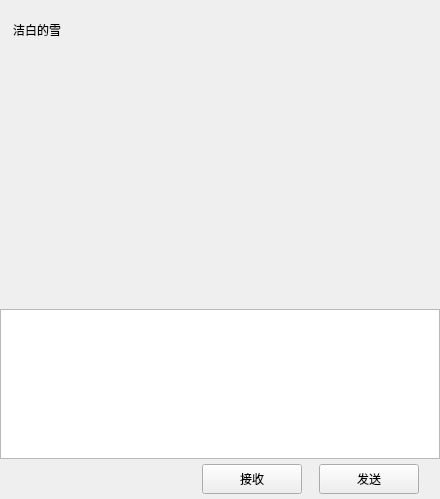
<?xml version="1.0" encoding="UTF-8"?>
<ui version="4.0">
 <class>ChatPage</class>
 <widget class="QWidget" name="ChatPage">
  <property name="geometry">
   <rect>
    <x>0</x>
    <y>0</y>
    <width>440</width>
    <height>499</height>
   </rect>
  </property>
  <property name="windowTitle">
   <string>Form</string>
  </property>
  <layout class="QVBoxLayout" name="verticalLayout">
   <property name="spacing">
    <number>0</number>
   </property>
   <property name="leftMargin">
    <number>0</number>
   </property>
   <property name="topMargin">
    <number>0</number>
   </property>
   <property name="rightMargin">
    <number>0</number>
   </property>
   <property name="bottomMargin">
    <number>0</number>
   </property>
   <item>
    <widget class="QWidget" name="chat_data_wid" native="true">
     <layout class="QVBoxLayout" name="verticalLayout_4">
      <property name="spacing">
       <number>0</number>
      </property>
      <property name="leftMargin">
       <number>0</number>
      </property>
      <property name="topMargin">
       <number>0</number>
      </property>
      <property name="rightMargin">
       <number>0</number>
      </property>
      <property name="bottomMargin">
       <number>0</number>
      </property>
      <item>
       <widget class="QWidget" name="title_wid" native="true">
        <property name="minimumSize">
         <size>
          <width>0</width>
          <height>60</height>
         </size>
        </property>
        <property name="maximumSize">
         <size>
          <width>16777215</width>
          <height>60</height>
         </size>
        </property>
        <layout class="QVBoxLayout" name="verticalLayout_5">
         <property name="spacing">
          <number>7</number>
         </property>
         <property name="leftMargin">
          <number>11</number>
         </property>
         <property name="topMargin">
          <number>2</number>
         </property>
         <property name="rightMargin">
          <number>2</number>
         </property>
         <property name="bottomMargin">
          <number>2</number>
         </property>
         <item>
          <widget class="QWidget" name="widget_2" native="true">
           <layout class="QHBoxLayout" name="horizontalLayout_3">
            <property name="spacing">
             <number>7</number>
            </property>
            <property name="leftMargin">
             <number>2</number>
            </property>
            <property name="topMargin">
             <number>2</number>
            </property>
            <property name="rightMargin">
             <number>2</number>
            </property>
            <property name="bottomMargin">
             <number>2</number>
            </property>
            <item>
             <widget class="QLabel" name="title_lb">
              <property name="text">
               <string>洁白的雪</string>
              </property>
             </widget>
            </item>
           </layout>
          </widget>
         </item>
        </layout>
       </widget>
      </item>
      <item>
       <widget class="ChatView" name="chat_data_list" native="true"/>
      </item>
      <item>
       <widget class="QWidget" name="tool_wid" native="true">
        <property name="minimumSize">
         <size>
          <width>0</width>
          <height>40</height>
         </size>
        </property>
        <property name="maximumSize">
         <size>
          <width>16777215</width>
          <height>40</height>
         </size>
        </property>
        <layout class="QHBoxLayout" name="horizontalLayout_4">
         <property name="spacing">
          <number>7</number>
         </property>
         <property name="leftMargin">
          <number>2</number>
         </property>
         <property name="topMargin">
          <number>2</number>
         </property>
         <property name="rightMargin">
          <number>2</number>
         </property>
         <property name="bottomMargin">
          <number>2</number>
         </property>
         <item>
          <spacer name="horizontalSpacer_2">
           <property name="orientation">
            <enum>Qt::Horizontal</enum>
           </property>
           <property name="sizeType">
            <enum>QSizePolicy::Fixed</enum>
           </property>
           <property name="sizeHint" stdset="0">
            <size>
             <width>5</width>
             <height>20</height>
            </size>
           </property>
          </spacer>
         </item>
         <item>
          <widget class="ClickedLabel" name="emo_lb">
           <property name="minimumSize">
            <size>
             <width>25</width>
             <height>25</height>
            </size>
           </property>
           <property name="maximumSize">
            <size>
             <width>25</width>
             <height>25</height>
            </size>
           </property>
           <property name="text">
            <string/>
           </property>
          </widget>
         </item>
         <item>
          <spacer name="horizontalSpacer_4">
           <property name="orientation">
            <enum>Qt::Horizontal</enum>
           </property>
           <property name="sizeType">
            <enum>QSizePolicy::Fixed</enum>
           </property>
           <property name="sizeHint" stdset="0">
            <size>
             <width>5</width>
             <height>20</height>
            </size>
           </property>
          </spacer>
         </item>
         <item>
          <widget class="ClickedLabel" name="file_lb">
           <property name="minimumSize">
            <size>
             <width>25</width>
             <height>25</height>
            </size>
           </property>
           <property name="maximumSize">
            <size>
             <width>25</width>
             <height>25</height>
            </size>
           </property>
           <property name="text">
            <string/>
           </property>
          </widget>
         </item>
         <item>
          <spacer name="horizontalSpacer_3">
           <property name="orientation">
            <enum>Qt::Horizontal</enum>
           </property>
           <property name="sizeHint" stdset="0">
            <size>
             <width>40</width>
             <height>20</height>
            </size>
           </property>
          </spacer>
         </item>
        </layout>
       </widget>
      </item>
      <item>
       <widget class="MessageTextEdit" name="chatEdit">
        <property name="minimumSize">
         <size>
          <width>0</width>
          <height>30</height>
         </size>
        </property>
        <property name="maximumSize">
         <size>
          <width>16777215</width>
          <height>150</height>
         </size>
        </property>
        <property name="sizeIncrement">
         <size>
          <width>0</width>
          <height>150</height>
         </size>
        </property>
       </widget>
      </item>
      <item>
       <widget class="QWidget" name="send_wid" native="true">
        <property name="minimumSize">
         <size>
          <width>0</width>
          <height>40</height>
         </size>
        </property>
        <property name="maximumSize">
         <size>
          <width>16777215</width>
          <height>40</height>
         </size>
        </property>
        <layout class="QHBoxLayout" name="horizontalLayout_5">
         <property name="spacing">
          <number>7</number>
         </property>
         <property name="leftMargin">
          <number>11</number>
         </property>
         <property name="topMargin">
          <number>2</number>
         </property>
         <property name="rightMargin">
          <number>11</number>
         </property>
         <property name="bottomMargin">
          <number>2</number>
         </property>
         <item>
          <spacer name="horizontalSpacer_5">
           <property name="orientation">
            <enum>Qt::Horizontal</enum>
           </property>
           <property name="sizeHint" stdset="0">
            <size>
             <width>40</width>
             <height>20</height>
            </size>
           </property>
          </spacer>
         </item>
         <item>
          <widget class="ClickedBtn" name="receive_btn">
           <property name="minimumSize">
            <size>
             <width>100</width>
             <height>30</height>
            </size>
           </property>
           <property name="maximumSize">
            <size>
             <width>100</width>
             <height>30</height>
            </size>
           </property>
           <property name="text">
            <string>接收</string>
           </property>
          </widget>
         </item>
         <item>
          <spacer name="horizontalSpacer_7">
           <property name="orientation">
            <enum>Qt::Horizontal</enum>
           </property>
           <property name="sizeType">
            <enum>QSizePolicy::Fixed</enum>
           </property>
           <property name="sizeHint" stdset="0">
            <size>
             <width>10</width>
             <height>20</height>
            </size>
           </property>
          </spacer>
         </item>
         <item>
          <widget class="ClickedBtn" name="send_btn">
           <property name="minimumSize">
            <size>
             <width>100</width>
             <height>30</height>
            </size>
           </property>
           <property name="maximumSize">
            <size>
             <width>100</width>
             <height>30</height>
            </size>
           </property>
           <property name="text">
            <string>发送</string>
           </property>
          </widget>
         </item>
         <item>
          <spacer name="horizontalSpacer_6">
           <property name="orientation">
            <enum>Qt::Horizontal</enum>
           </property>
           <property name="sizeType">
            <enum>QSizePolicy::Fixed</enum>
           </property>
           <property name="sizeHint" stdset="0">
            <size>
             <width>10</width>
             <height>20</height>
            </size>
           </property>
          </spacer>
         </item>
        </layout>
       </widget>
      </item>
     </layout>
    </widget>
   </item>
  </layout>
 </widget>
 <customwidgets>
  <customwidget>
   <class>ClickedBtn</class>
   <extends>QPushButton</extends>
   <header location="global">clickedbtn.h</header>
  </customwidget>
  <customwidget>
   <class>ClickedLabel</class>
   <extends>QLabel</extends>
   <header location="global">clickedlabel.h</header>
  </customwidget>
  <customwidget>
   <class>ChatView</class>
   <extends>QWidget</extends>
   <header>chatview.h</header>
   <container>1</container>
  </customwidget>
  <customwidget>
   <class>MessageTextEdit</class>
   <extends>QTextEdit</extends>
   <header location="global">messagetextedit.h</header>
  </customwidget>
 </customwidgets>
 <resources/>
 <connections/>
</ui>
